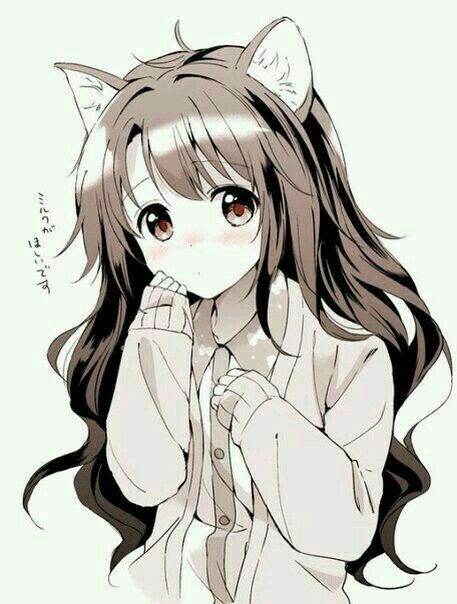
#> input picture test1.jpg, 457 x 604 px
$ python main.py test1.jpg 5 5
#> lines starting #> are read from the running program, lines starting #| are printed output that depends on the picture
### img_processor.py
import cv2
import numpy as np

# Constants
ASCII_BY_BRIGHTNESS = r'$$@B%8&WM#*oahkbdpqwmZO0QLCJUYXzcvunxrjft/\|()1{}[]?-_+~<>i!lI;:,"^`''. '
RGB_MAX = 255


def resize_img(img, chunk_h, chunk_w):
    chars_y, chars_x = get_size_in_chunks(img, chunk_h, chunk_w)
    img_resized_height = chars_y * chunk_h
    img_resized_width = chars_x * chunk_w
    return img[0:img_resized_height, 0:img_resized_width]


def get_size_in_chunks(img, char_h, char_w):
    img_height, img_width = img.shape[0], img.shape[1]
    return img_height // char_h, img_width // char_w


def get_chunk_averages(img, chunk_h, chunk_w):
    chunks_y, chunks_x = get_size_in_chunks(img, chunk_h, chunk_w)
    new_img = np.zeros((chunks_y, chunks_x))

    for y in range(0, img.shape[0], chunk_h):
        for x in range(0, img.shape[1], chunk_w):
            img_part = img[y:y + chunk_h, x:x + chunk_w]
            part_avg = np.average(img_part)
            new_img[y // chunk_h, x // chunk_w] = part_avg

    return new_img


def print_as_ascii(img):
    for y in range(0, img.shape[0]):
        for x in range(0, img.shape[1]):
            ascii_brightness = len(ASCII_BY_BRIGHTNESS) - 1 - (img[y, x] * (len(ASCII_BY_BRIGHTNESS) - 1) // RGB_MAX)
            print(ASCII_BY_BRIGHTNESS[ascii_brightness.astype(int)], end='')
        print()


def convert_img(img, chunk_h, chunk_w, equalize=False):
    resized_img = resize_img(img, chunk_h, chunk_w)
    gray_img = cv2.cvtColor(resized_img, cv2.COLOR_BGR2GRAY)

    if equalize:
        gray_img = cv2.equalizeHist(gray_img)

    chunk_averages = get_chunk_averages(gray_img, chunk_h, chunk_w)
    print_as_ascii(chunk_averages)


def show_img(img, title=None):
    cv2.imshow(title, img)
    cv2.waitKey(0)
    cv2.destroyAllWindows()


def load_img(path):
    return cv2.imread(path)

### main.py
import argparse
from img_processor import load_img, convert_img, show_img


def ask_yes_no_question(question):
    while True:
        answer = input(question + " (yes/no): ").strip().lower()
        if answer in {'y', 'n', 'yes', 'n'}:
            return answer == 'y' or answer == 'yes'
        else:
            print("Please enter 'yes' or 'no'.")


def main():
    parser = argparse.ArgumentParser(description="image to ascii converter")

    parser.add_argument('path', type=str, help='Path to the image')
    parser.add_argument('chunk_h', type=int, help='Height of a chunk')
    parser.add_argument('chunk_w', type=int, help='Width of a chunk')

    args = parser.parse_args()

    equalize = ask_yes_no_question("Equalize the image histogram before conversion?")
#> the loop in ask_yes_no_question, `while True:` made 1 pass; the answer given on pass 1: y
    show_original = ask_yes_no_question("Show original image?")

    img = load_img(args.path)
#> in load_img, returned value is the input picture: shape (604, 457, 3); mean B, G, R 189.3, 197.7, 196.9
    convert_img(img, args.chunk_h, args.chunk_w, equalize)
#> in resize_img, `chars_y, chars_x = get_size_in_chunks(img, chunk_h, chunk_w)`: chars_y = 120; chars_x = 91
#> in resize_img, `img_resized_height = chars_y * chunk_h`: img_resized_height = 600
#> in resize_img, `img_resized_width = chars_x * chunk_w`: img_resized_width = 455
#> in resize_img, `return img[0:img_resized_height, 0:img_resized_width]`:
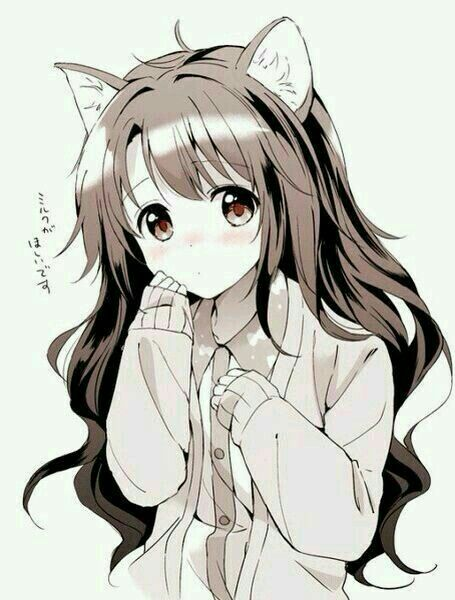
#> returned value: shape (600, 455, 3); mean of channels 0, 1, 2 188.8, 197.2, 196.4; drawn as B, G, R
#> in convert_img, `gray_img = cv2.equalizeHist(gray_img)`:
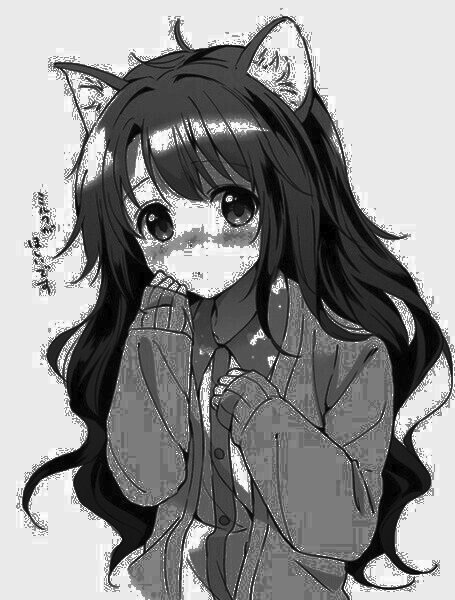
#> gray_img: shape (600, 455); min 0, max 255, mean 141.5
#> in get_chunk_averages, `chunks_y, chunks_x = get_size_in_chunks(img, chunk_h, chunk_w)`: chunks_y = 120; chunks_x = 91
#> after the loop in get_chunk_averages, `for y in range(0, img.shape[0], chunk_h):`:
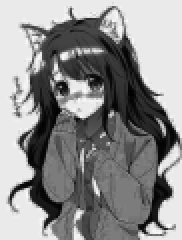
#> new_img: shape (120, 91) float64 (shown 2 times larger); min 0, max 251.2, mean 141.5

    if show_original:
        show_img(img, title='Original Image')


if __name__ == '__main__':
    main()
